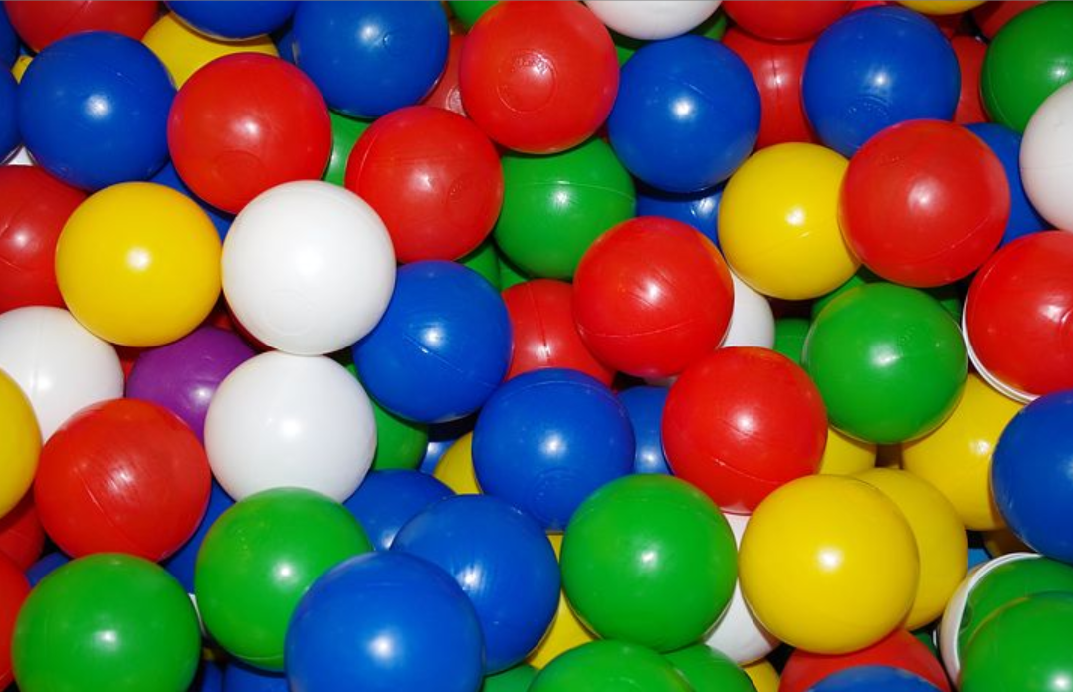
#> input picture colorball.png, 1073 x 692 px
$ python FindBlueBall.py
#> lines starting #> are read from the running program, lines starting #| are printed output that depends on the picture; after the words box and inside, x2 and y2 are one past the last pixel; in counts of white or black regions, pixels touching at a corner belong together
# 1,请从colorball.png图像中找出蓝色球，最后画出一幅只显示蓝色球的图像。
# 提示，通过色彩空间的转化将BGR图像转化到HSV空间后进行。通过滚动条动态
# 选取蓝色的在hsv颜色空间的上界和下界，通过cv.inrange确定最后要选取的范围。
#
# 2，做一个升级版的调色板，双击鼠标切换所画图形的形状，并在右上角用文字标明下次所画的形状。


import cv2

import numpy as np

import matplotlib.pyplot as plt

img = cv2.imread('colorball.png')
#> img is the input picture: shape (692, 1073, 3); mean B, G, R 75.8, 96.2, 111.7
# 转化成HSV图像
hsv = cv2.cvtColor(img, cv2.COLOR_BGR2HSV)
#> hsv: shape (692, 1073, 3); mean H, S, V 63.4, 213.3, 175.6
# 定义颜色范围，h：100~124 S：43~255 V：46：255 为蓝色的范围
lower_color = np.array([100, 43, 46])
upper_color = np.array([124, 255, 255])
# 获取掩映，将hsv在范围之外的值变成0
mask = cv2.inRange(hsv, lower_color, upper_color)
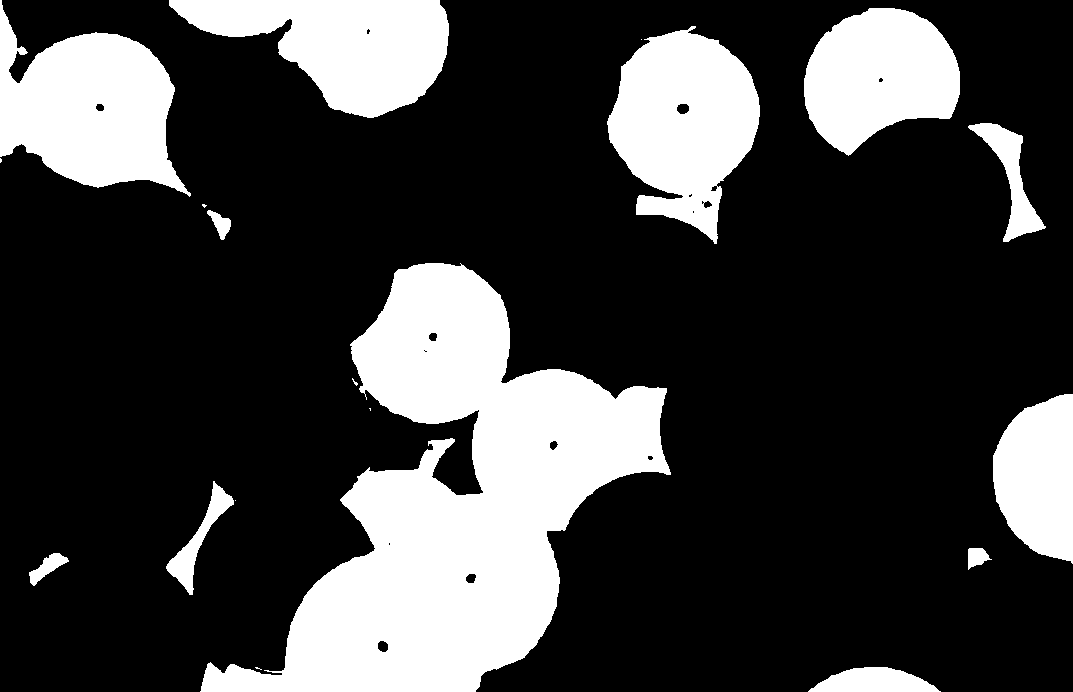
#> mask: shape (692, 1073); 24.9% white; 19 white regions (7 under 20 px), largest, box (x1, y1, x2, y2) and area: (200, 263, 671, 692) 87798, (0, 0, 191, 197) 22133, (607, 26, 760, 244) 21024
# 图像按位与，当像素值不为0不做操作，当像素为0时直接做0处理
res = cv2.bitwise_and(img, img, mask=mask)
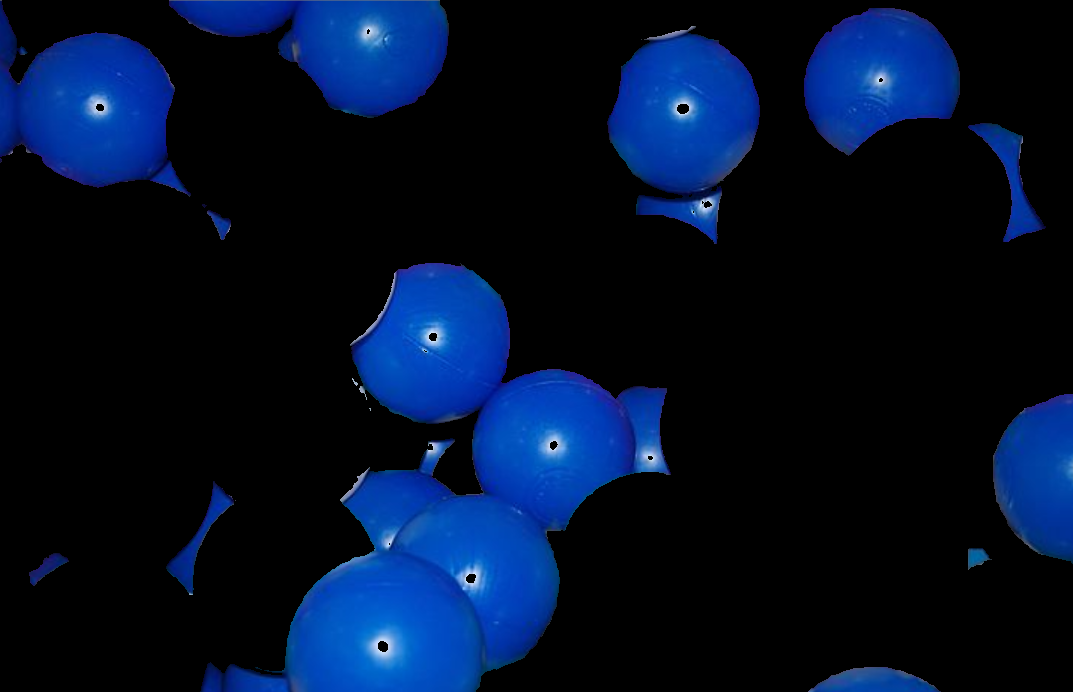
#> res: shape (692, 1073, 3); mean B, G, R 41, 15.7, 2.1
# cv2的颜色系统时BGR，所以还要转化成RGB图像
# must convert BGR to RGB
imgrgb = cv2.cvtColor(img, cv2.COLOR_BGR2RGB)
resrgb = cv2.cvtColor(res, cv2.COLOR_BGR2RGB)
img_data = [imgrgb, hsv, mask, resrgb]
titles = ['Original image', 'HSV image', 'Mask image', 'Result image']
for i in range(4):
    plt.subplot(2,2,i+1)
    plt.imshow(img_data[i])
    plt.title(titles[i])
plt.show()
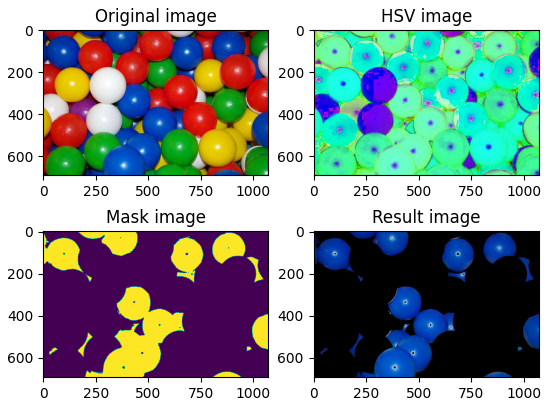
#> figure drawn by matplotlib, 4 panels
